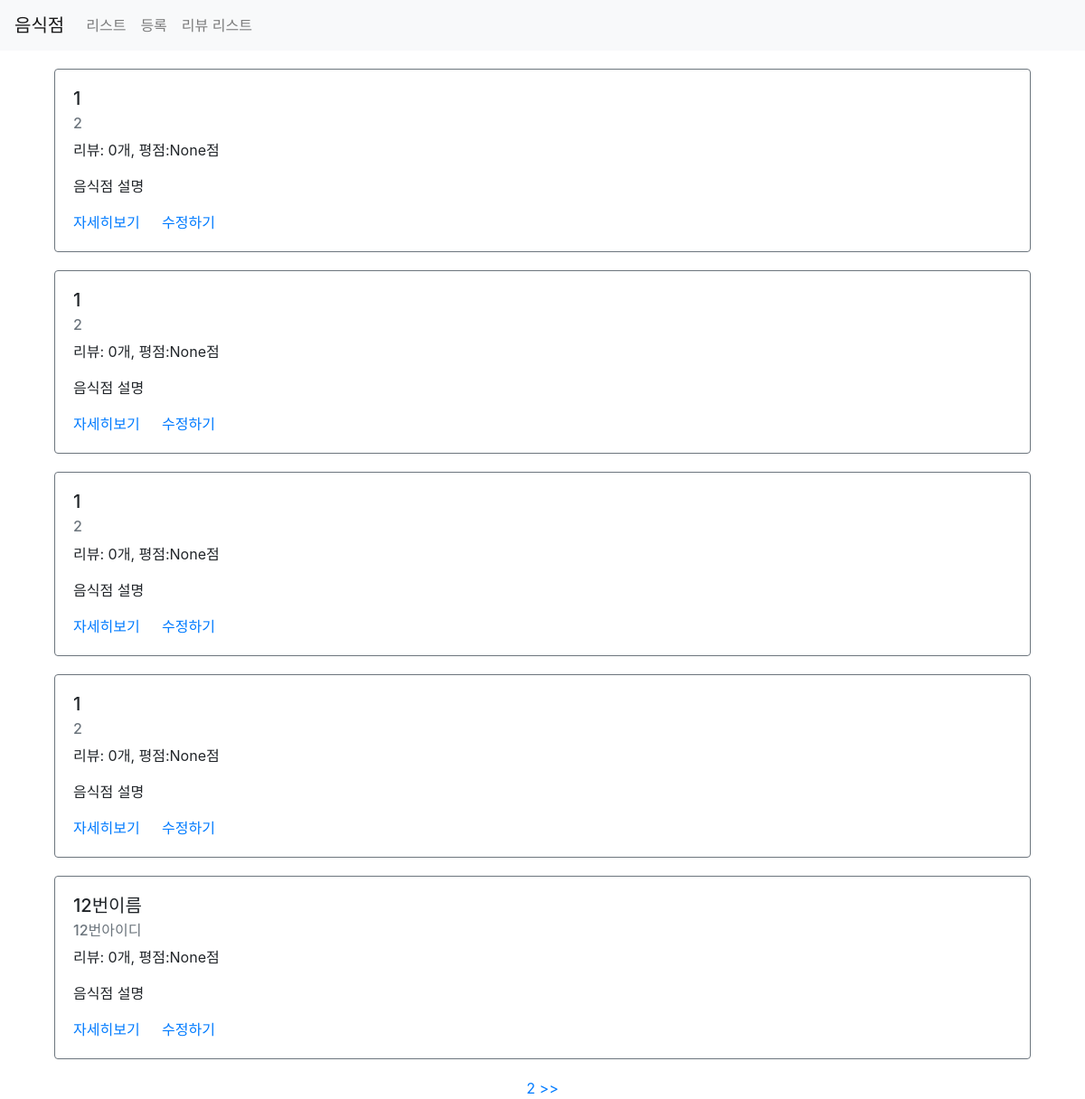
Screenshot of /third/list/ with the database file from the repository.
### third/models.py (models this page shows)
class Restaurant(models.Model):
    name = models.CharField(max_length=30)
    address = models.CharField(max_length=200)
    password = models.CharField(max_length=20, default=None, null=True)
    image = models.CharField(max_length=500, default=None, null=True)
    created_at = models.DateTimeField(auto_now_add=True)
    updated_at = models.DateField(auto_now=True)

### third/views.py (the view)
# urls.py: path('list/', views.list, name='list'),
def list(request):
    restaurants = Restaurant.objects.all().annotate(reviews_count=Count('review')
                                                    ).annotate(average_point=Avg('review__point'))
    paginator = Paginator(restaurants, 5)
    page = request.GET.get('page')
    items = paginator.get_page(page)
    context = {
        'restaurants': items
    }
    return render(request, 'third/list.html', context)

### third/templates/third/list.html (shortened to what this page needs)
{% extends 'third/base.html'%} {% load static%} {% block content%}
<div class="container">
  {% for item in restaurants %}
  <div class="row restaurant-item" style="margin:20px auto;">
    <div class="col-sm-12">
      <div class="card border-secondary">
        <div class="card-body">
          <h5 class="card-title">{{ item.name }}</h5>
          <h6 class="card-subtitle mb-2 text-muted">{{ item.address }}</h6>
          <p class="card-text">리뷰: {{item.reviews_count}}개, 평점:{{item.average_point}}점</p>
          <p class="card-text">음식점 설명</p>
          <a href="{% url 'restaurant-detail' id=item.id  %}" class="card-link">자세히보기</a>
          <a href="{% url 'restaurant-update' %}?id={{ item.id }}" class="card-link">수정하기</a>
        </div>
      </div>
    </div>
  </div>
  {% endfor %}
  <div class="row">
    <div class="col-sm-12 text-center">
      <div class="pagination">
        <span class="step-links text-center" style="width:100%;">
           {% if restaurants.has_next %}
          <a href="?page={{ restaurants.next_page_number }}">{{ restaurants.next_page_number }}
          </a>
          <a href="?page={{ restaurants.paginator.num_pages }}">>></a>
          {%endif%}
        </span>
      </div>
    </div>
  </div>
</div>
{% endblock%}

### third/templates/third/base.html (shortened to what this page needs)
{% load static%}
<!DOCTYPE html>
<html>
<head>
  <link rel="stylesheet" href="{% static 'third/styles.css'%}" />
  <link rel="stylesheet" href="https://stackpath.bootstrapcdn.com/bootstrap/4.3.1/css/bootstrap.min.css"
 />
</head>
<body>
  <nav class="navbar navbar-expand-lg navbar-light bg-light">
    <a class="navbar-brand" href="/third/list">음식점</a>
    <div class="collapse navbar-collapse" id="navbarNav">
      <ul class="navbar-nav">
        <li class="nav-item">
          <a class="nav-link" href="/third/list">리스트</a>
        </li>
        <li class="nav-item">
          <a class="nav-link" href="/third/create">등록</a>
        </li>
        <li class="nav-item">
          <a class="nav-link" href="/third/review/list">리뷰 리스트</a>
        </li>
      </ul>
    </div>
  </nav>
  {% block content%} {%endblock%}
</body>
</html>

### rows the page displays
Restaurant: name "1", address "2", reviews_count "0", average_point "None"
Restaurant: name "1", address "2", reviews_count "0", average_point "None"
Restaurant: name "1", address "2", reviews_count "0", average_point "None"
Restaurant: name "1", address "2", reviews_count "0", average_point "None"
Restaurant: name "12번이름", address "12번아이디", reviews_count "0", average_point "None"

### other values shown
{{ restaurants.next_page_number }} "2"
